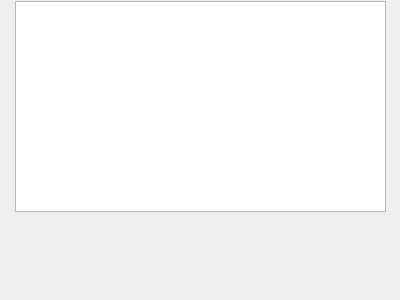
<?xml version="1.0" encoding="UTF-8"?>
<ui version="4.0">
 <class>addressBookForm</class>
 <widget class="QWidget" name="addressBookForm">
  <property name="geometry">
   <rect>
    <x>0</x>
    <y>0</y>
    <width>400</width>
    <height>300</height>
   </rect>
  </property>
  <property name="windowTitle">
   <string>Form</string>
  </property>
  <widget class="QTableView" name="tableView">
   <property name="geometry">
    <rect>
     <x>15</x>
     <y>1</y>
     <width>371</width>
     <height>211</height>
    </rect>
   </property>
  </widget>
 </widget>
 <resources/>
 <connections/>
</ui>
